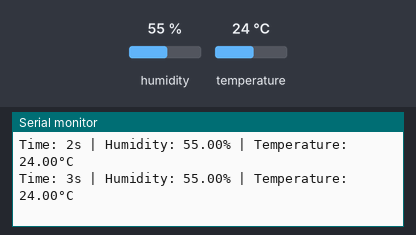
A sketch run on a simulated Arduino Uno, built with avr-gcc and run on an emulated ATmega328P. On the bench: the last lines printed to the serial monitor. The inputs (shaded band) are chosen by the test bench; at power-on: humidity 55 %, temperature 24 °C.

Above: at 3.8 s.
3.9 s: humidity set to 22 %
At 4.4 s:
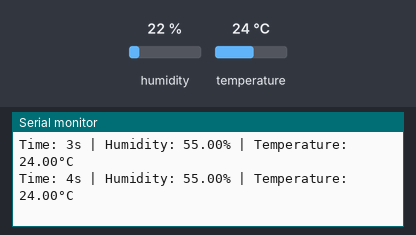
6.7 s: temperature set to 12 °C
At 7.8 s:
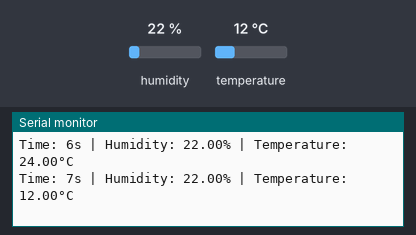
9.5 s: humidity set to 40 %
At 10.9 s:
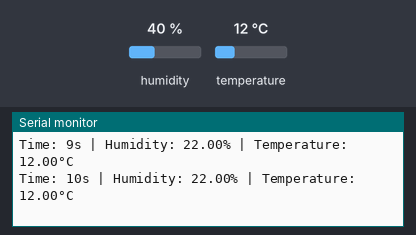
Timing chart, 0 to 12.5 s (numbered marks = the images above; inputs shaded):
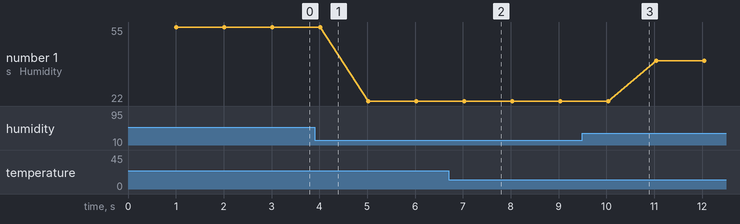

Measured:
- after the input at 6.7 s, the serial monitor: prints a new line after 0.33 s (image 2)
- plotted number 1: 55 → 22 after the input at 3.9 s, 22 → 40 after the input at 9.5 s

The sketch:

DHTtester.ino
```cpp
#include "DHT.h"

#define DHTPIN 2
#define DHTTYPE DHT22

DHT dht(DHTPIN, DHTTYPE);

void setup() {
  Serial.begin(9600);
  Serial.println(F("DHT22 Temperature and Humidity Monitor"));
  dht.begin();
}

void loop() {
  // Wait between measurements (changed to 1000ms as requested)
  delay(1000);

  // Reading temperature or humidity takes about 250 milliseconds!
  float h = dht.readHumidity();
  float t = dht.readTemperature();

  // Check if any reads failed and exit early (to try again).
  if (isnan(h) || isnan(t)) {
    Serial.println(F("Failed to read from DHT sensor!"));
    return;
  }

  // Print timestamp (millis since start)
  Serial.print(F("Time: "));
  Serial.print(millis() / 1000);
  Serial.print(F("s | "));

  // Print humidity and temperature
  Serial.print(F("Humidity: "));
  Serial.print(h);
  Serial.print(F("% | Temperature: "));
  Serial.print(t);
  Serial.println(F("°C"));
}
```
